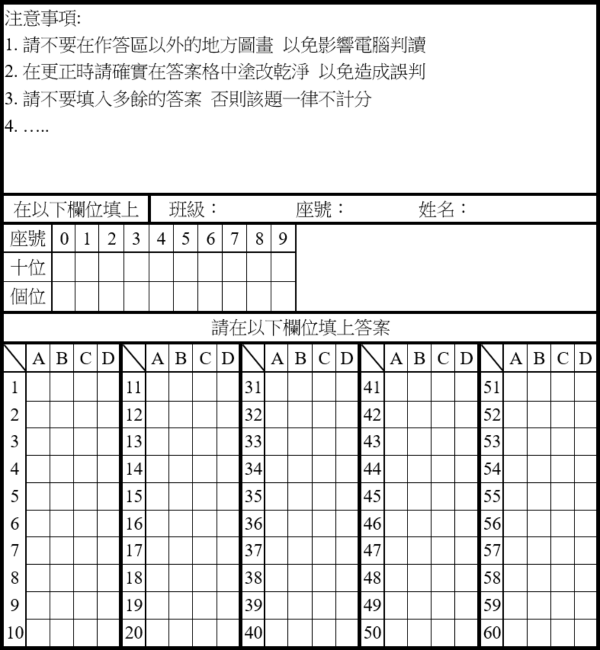
#> input picture test.png, 1200 x 1300 px, found by its file name (shown at 1/2 size)
$ python test10.py
#> lines starting #> are read from the running program, lines starting #| are printed output that depends on the picture
import cv2


img = cv2.imread("test.png")
#> img is the input picture: shape (1300, 1200, 3); min 0, max 255, mean 226.6

# # 修改大小
# img = cv2.resize(img, (600, 650))  # 將大小修改成600*650

# # 儲存圖片
# cv2.imwrite('test1.jpg', img)

x, y, w, h = 7,688,40,50
test = img[y:y+h, x:x+w]
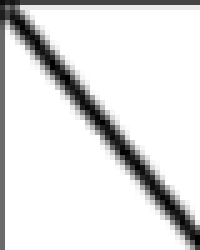
#> test: shape (50, 40, 3) (shown 5 times larger); min 0, max 255, mean 223.7
cv2.imwrite("aaa.png", test)
